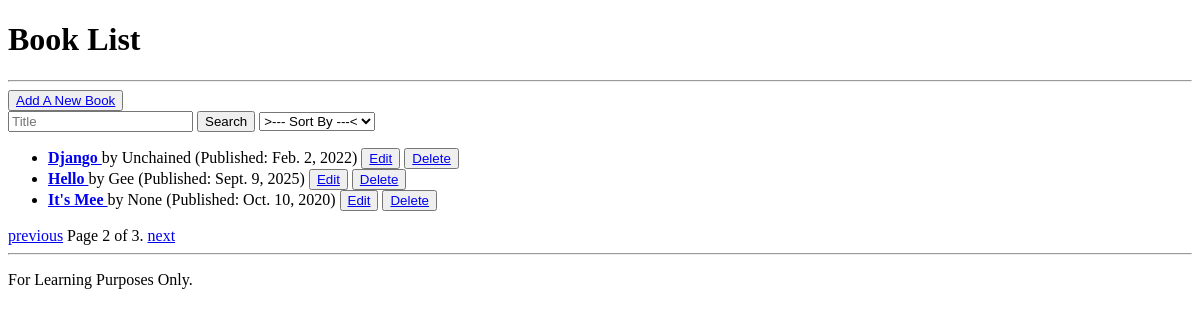
The page /books/?page=2 on the database as committed earlier.
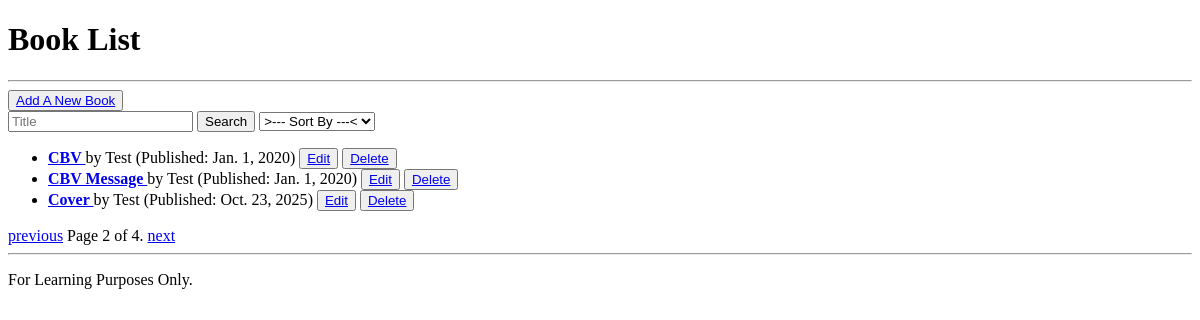
The same page on the database as committed later.
### web_pages/models.py (models this page shows, shortened)
class Book (models.Model):
    title = models.CharField(max_length=200)
    author = models.CharField(max_length=100)
    published_date = models.DateField()
    cover = models.ImageField(upload_to="book_cover/", null=True, blank=True)
    user = models.ForeignKey(User, on_delete=models.CASCADE,
        null=True, blank=True)

### web_pages/views.py (the view)
# urls.py: path('', BookListView.as_view(), name='book_list'),
class BookListView(BaseBookView, ListView):
    template_name = 'pages/book_list.html'
    paginate_by = 3 # paginator
    def get_queryset(self):
        queryset = super().get_queryset()
        title = self.request.GET.get('title')
        if title:
            queryset = queryset.filter(title__icontains=title)
        valid_sort_options = ['title', 'author', 'published_date']
        sort_by = self.request.GET.get('sort_option')
        if sort_by not in valid_sort_options:
            sort_by = 'title'
        queryset = queryset.order_by(sort_by)
        return queryset

### web_pages/templates/pages/book_list.html (shortened to what this page needs)
{% extends 'pages/base.html' %}
{% block header %}Book List{% endblock %}
{% block content %}
<div class="content-search-bar">
    <button type="button"><a href="{% url 'add_book' %}">Add A New Book</a></button>
    <form method="get">
        <input type="text" placeholder="Title" name="title">
        <button type="submit">Search</button>
        <select class="sort-by" name="sort_option" onchange="this.form.submit()">
            <option value="">>--- Sort By ---<</option>
        </select>
    </form>
</div>
<div class="content-book-list">
    <ul>
        {% for book in page_obj%}
            <li>
                <strong>
                    <a href="{% url 'book_detail' book.id %}">
                        {{ book.title }}
                    </a>
                </strong>
                by {{ book.author }}
                (Published: {{ book.published_date }})
                <button type="button"><a href="{% url 'edit_book' book.id %}">Edit</a></button>
                <button type="button"><a href="{% url 'delete_book' book.id %}">Delete</a></button>
            </li>
        {% empty %}
            <p>No Books Available</p>
        {% endfor %}
    </ul>
</div>
<div class="pagination">
    <span class="step-links">
        {% if page_obj.has_previous %}
            <a href="?page={{ page_obj.previous_page_number }}">previous</a>
        {% endif %}
        <span class="current">
          Page {{ page_obj.number }} of {{ page_obj.paginator.num_pages }}.
        </span>
        {% if page_obj.has_next %}
            <a href="?page={{ page_obj.next_page_number }}">next</a>
        {% endif %}
    </span>
</div>
{% endblock %}

Rows that differ between the two databases and show on the page:
no longer on this page (row unchanged): Book: title "Django", author "Unchained", published_date "Feb. 2, 2022"
no longer on this page (row unchanged): Book: title "Hello", author "Gee", published_date "Sept. 9, 2025"
no longer on this page (row unchanged): Book: title "It's Mee", author "None", published_date "Oct. 10, 2020"
added Book: title "CBV", author "Test", published_date "Jan. 1, 2020"
added Book: title "CBV Message", author "Test", published_date "Jan. 1, 2020"
now on this page (row unchanged): Book: title "Cover", author "Test", published_date "Oct. 23, 2025"
Other text that changed with them:
{{ page_obj.paginator.num_pages }}: "3" → "4"
